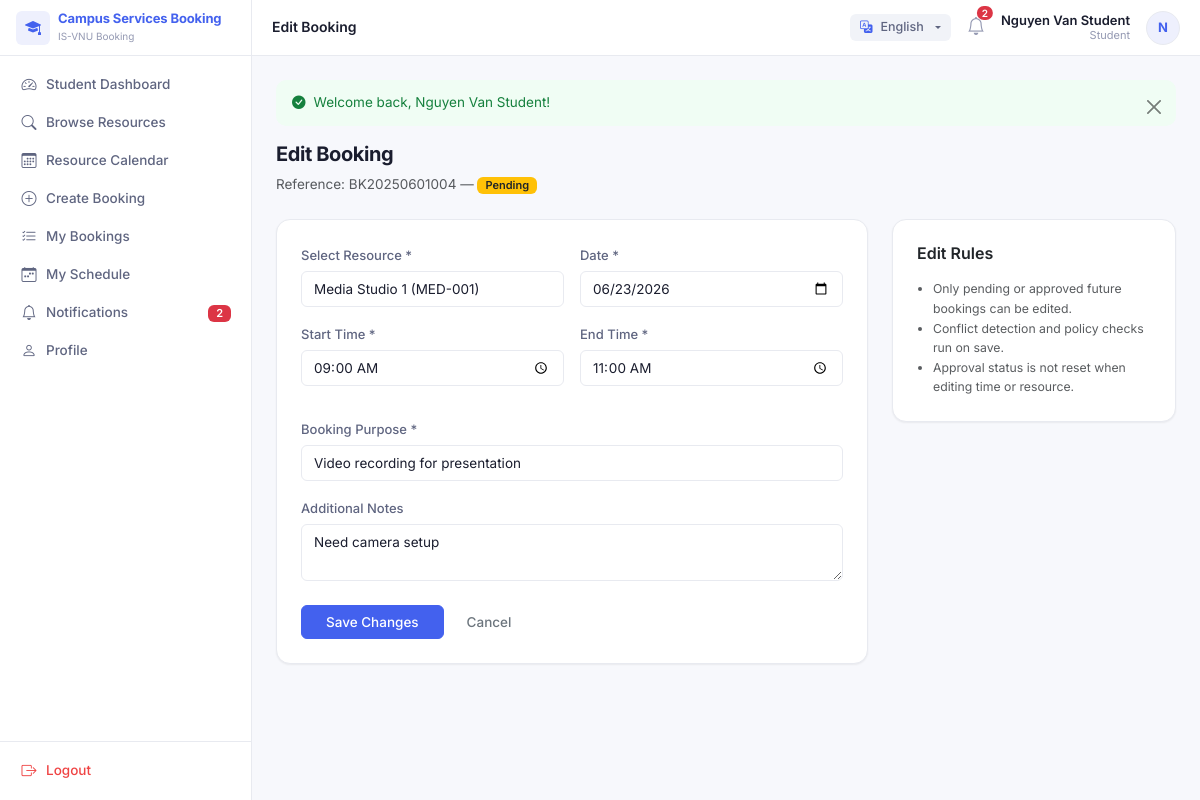
/index.php?page=bookings&action=edit&id=4 (signed in), run on the app's committed database.
### tables this page shows
CREATE TABLE bookings (
  id INT UNSIGNED AUTO_INCREMENT PRIMARY KEY,
  booking_reference VARCHAR(30) NOT NULL UNIQUE,
  user_id INT UNSIGNED NOT NULL,
  resource_id INT UNSIGNED NOT NULL,
  start_datetime DATETIME NOT NULL,
  end_datetime DATETIME NOT NULL,
  purpose VARCHAR(255) NOT NULL,
  additional_notes TEXT,
  status ENUM('pending','approved','rejected','cancelled','completed','expired') NOT NULL DEFAULT 'pending',
  requires_approval TINYINT(1) NOT NULL DEFAULT 0,
  checked_in TINYINT(1) NOT NULL DEFAULT 0,
  check_in_time DATETIME DEFAULT NULL,
  is_no_show TINYINT(1) NOT NULL DEFAULT 0,
  qr_token VARCHAR(100) DEFAULT NULL UNIQUE,
  created_at TIMESTAMP DEFAULT CURRENT_TIMESTAMP,
  updated_at TIMESTAMP DEFAULT CURRENT_TIMESTAMP ON UPDATE CURRENT_TIMESTAMP,
  FOREIGN KEY (user_id) REFERENCES users(id) ON DELETE RESTRICT,
  FOREIGN KEY (resource_id) REFERENCES resources(id) ON DELETE RESTRICT,
  INDEX idx_bookings_user (user_id),
  INDEX idx_bookings_resource (resource_id),
  INDEX idx_bookings_status (status),
  INDEX idx_bookings_start (start_datetime),
  INDEX idx_bookings_end (end_datetime)
);

CREATE TABLE users (
  id INT UNSIGNED AUTO_INCREMENT PRIMARY KEY,
  department_id INT UNSIGNED DEFAULT NULL,
  full_name VARCHAR(150) NOT NULL,
  username VARCHAR(80) NOT NULL UNIQUE,
  email VARCHAR(150) NOT NULL UNIQUE,
  password_hash VARCHAR(255) NOT NULL,
  phone VARCHAR(20) DEFAULT NULL,
  student_code VARCHAR(30) DEFAULT NULL UNIQUE,
  staff_code VARCHAR(30) DEFAULT NULL UNIQUE,
  avatar VARCHAR(255) DEFAULT NULL,
  status ENUM('active','inactive','suspended') NOT NULL DEFAULT 'active',
  created_at TIMESTAMP DEFAULT CURRENT_TIMESTAMP,
  updated_at TIMESTAMP DEFAULT CURRENT_TIMESTAMP ON UPDATE CURRENT_TIMESTAMP,
  FOREIGN KEY (department_id) REFERENCES departments(id) ON DELETE SET NULL,
  INDEX idx_users_status (status)
);

CREATE TABLE resources (
  id INT UNSIGNED AUTO_INCREMENT PRIMARY KEY,
  category_id INT UNSIGNED NOT NULL,
  resource_code VARCHAR(50) NOT NULL UNIQUE,
  resource_name VARCHAR(150) NOT NULL,
  location VARCHAR(150) NOT NULL,
  capacity INT UNSIGNED DEFAULT 1,
  description TEXT,
  image VARCHAR(255) DEFAULT NULL,
  status ENUM('available','unavailable','maintenance','restricted') NOT NULL DEFAULT 'available',
  created_at TIMESTAMP DEFAULT CURRENT_TIMESTAMP,
  updated_at TIMESTAMP DEFAULT CURRENT_TIMESTAMP ON UPDATE CURRENT_TIMESTAMP,
  FOREIGN KEY (category_id) REFERENCES resource_categories(id) ON DELETE RESTRICT,
  INDEX idx_resources_category (category_id),
  INDEX idx_resources_status (status)
);

### app/views/bookings/edit.php (the view, shortened to what the rows shown need)
<?php
$bookingDate = date('Y-m-d', strtotime($booking['start_datetime']));
$startTime = date('H:i', strtotime($booking['start_datetime']));
$endTime = date('H:i', strtotime($booking['end_datetime']));
?>
<div class="page-header mb-4">
  <h1 class="h3 fw-bold">Edit Booking</h1>
  <p class="text-muted mb-0">Reference: <?= e($booking['booking_reference']) ?> — <?= status_badge($booking['status']) ?></p>
</div>
<div class="row g-4">
  <div class="col-lg-8">
    <form method="POST" action="<?= route_url('bookings', 'update', ['id' => $booking['id']]) ?>" class="card p-4" id="bookingForm">
      <div class="row g-3">
        <div class="col-md-6">
          <label class="form-label fw-medium">Select Resource *</label>
          <select name="resource_id" class="form-select" required>
            <?php foreach ($resources as $r): ?>
              <option value="<?= $r['id'] ?>" <?= (int) $booking['resource_id'] === (int) $r['id'] ? 'selected' : '' ?>>
                <?= e($r['resource_name']) ?> (<?= e($r['resource_code']) ?>)
              </option>
            <?php endforeach; ?>
          </select>
        </div>
        <div class="col-md-6">
          <label class="form-label fw-medium">Date *</label>
          <input type="date" name="booking_date" class="form-control" min="<?= date('Y-m-d') ?>" value="<?= e($bookingDate) ?>" required>
        </div>
        <div class="col-md-6">
          <label class="form-label fw-medium">Start Time *</label>
          <input type="time" name="start_time" class="form-control" value="<?= e($startTime) ?>" required>
        </div>
        <div class="col-md-6">
          <label class="form-label fw-medium">End Time *</label>
          <input type="time" name="end_time" class="form-control" value="<?= e($endTime) ?>" required>
        </div>
        <div class="col-12">
          <label class="form-label fw-medium">Booking Purpose *</label>
          <input name="purpose" class="form-control" value="<?= e($booking['purpose']) ?>" required>
        </div>
        <div class="col-12">
          <label class="form-label fw-medium">Additional Notes</label>
          <textarea name="additional_notes" class="form-control" rows="2"><?= e($booking['additional_notes'] ?? '') ?></textarea>
        </div>
      </div>
    </form>
  </div>
</div>

### app/helpers/functions.php (shortened to what the rows shown need)
<?php
function url(string $path = ''): string
{
    $path = ltrim($path, '/');
    return APP_URL . ($path ? '/' . $path : '');
}
function e(?string $value): string
{
    return htmlspecialchars($value ?? '', ENT_QUOTES, 'UTF-8');
}
function status_badge(string $status, string $type = 'booking'): string
{
    $classes = [
        'booking' => [
            'pending' => 'bg-warning text-dark',
            'approved' => 'bg-success',
            'rejected' => 'bg-danger',
            'cancelled' => 'bg-secondary',
            'completed' => 'bg-primary',
            'expired' => 'bg-dark',
            'checked_in' => 'bg-info text-white',
            'no_show' => 'bg-danger text-white',
        ],
        'resource' => [
            'available' => 'bg-success',
            'unavailable' => 'bg-secondary',
            'maintenance' => 'bg-warning text-dark',
            'restricted' => 'bg-danger',
        ],
    ];
    $map = $classes[$type] ?? $classes['booking'];
    $class = $map[$status] ?? 'bg-secondary';
    $label = ucwords(str_replace('_', ' ', $status));
    return '<span class="badge ' . $class . '">' . e(__($label)) . '</span>';
}
function route_url(string $page, string $action = 'index', array $params = []): string
{
    $query = ['page' => $page];
    if ($action !== 'index') {
        $query['action'] = $action;
    }
    foreach ($params as $k => $v) {
        if ($v !== '' && $v !== null) {
            $query[$k] = $v;
        }
    }
    return url('index.php?' . http_build_query($query));
}
function is_active_nav(string $page, ?string $action = null): bool
{
    $currentPage = $_GET['page'] ?? 'dashboard';
    $currentAction = $_GET['action'] ?? 'index';
    if ($currentPage !== $page) {
        return false;
    }
    return $currentAction === $action;
}
function setting(string $key, $default = null, bool $refresh = false)
{
    static $settings = null;
    if ($settings === null || $refresh) {
        $settings = [];
        try {
            $db = Database::getInstance()->getConnection();
            $stmt = $db->query('SELECT setting_key, setting_value FROM settings');
            while ($row = $stmt->fetch()) {
                $settings[$row['setting_key']] = $row['setting_value'];
            }
        } catch (Throwable $e) {
        }
    }
    return $settings[$key] ?? $default;
}
function __(string $key): string
{
    static $dictionary = null;
    $lang = $_SESSION['lang'] ?? null;
    if ($lang === null) {
        $lang = setting('language_default', 'en');
    }
    if ($dictionary === null || $dictionary['lang'] !== $lang) {
        $file = APP_PATH . "/lang/{$lang}.php";
        if (file_exists($file)) {
            $dictionary = [
                'lang' => $lang,
                'data' => include $file
            ];
        } else {
            $dictionary = [
                'lang' => $lang,
                'data' => []
            ];
        }
    }
    return $dictionary['data'][$key] ?? $key;
}

### app/views/layouts/sidebar.php (shortened to what the rows shown need)
<?php
$role = Auth::primaryRole();
$user = Auth::user();
$unreadNotifications = 0;
if ($user) {
    $unreadNotifications = (new NotificationRepository())->countUnread((int) $user['id']);
}
?>
<nav id="sidebar" class="sidebar">
  <ul class="nav flex-column sidebar-nav" id="sidebarNav">
    <?php
    $groupId = 0;
    $inGroup = false;
    foreach ($navItems as $item):
        if (isset($item['group'])):
            if ($inGroup) echo '</ul></li>';
            $groupId++;
            $gid = 'sidebarGroup' . $groupId;
            $isOpen = 'true';
            $collapseClass = 'show';
            $inGroup = true;
    ?>
        <li class="nav-item sidebar-group-item">
          <a class="sidebar-group-toggle text-decoration-none"
             href="#<?= $gid ?>" data-bs-toggle="collapse" aria-expanded="<?= $isOpen ?>">
            <span class="sidebar-group-label-text"><?= e(__($item['group'])) ?></span>
            <i class="bi bi-chevron-down sidebar-chevron"></i>
          </a>
          <ul class="nav flex-column collapse <?= $collapseClass ?>" id="<?= $gid ?>">
    <?php
        else:
            $active = is_active_nav($item['page'], $item['action']);
    ?>
        <li class="nav-item">
          <a class="nav-link sidebar-link <?= $active ? 'active' : '' ?>" href="<?= route_url($item['page'], $item['action']) ?>">
            <i class="bi <?= e($item['icon']) ?>"></i><?= e(__($item['label'])) ?>
            <?php if ($item['page'] === 'notifications' && $unreadNotifications > 0): ?>
              <span class="badge bg-danger ms-auto"><?= $unreadNotifications ?></span>
            <?php endif; ?>
          </a>
        </li>
    <?php
        endif;
    endforeach;
    ?>
  </ul>
</nav>

### app/views/layouts/topbar.php (shortened to what the rows shown need)
<?php
$user = Auth::user();
$role = Auth::primaryRole();
$unreadNotifications = 0;
if ($user) {
    $unreadNotifications = (new NotificationRepository())->countUnread((int) $user['id']);
}
?>
<header class="topbar">
  <div class="d-flex align-items-center gap-3">
    <div class="dropdown">
      <button class="btn btn-sm btn-light border-0 dropdown-toggle d-flex align-items-center gap-2" type="button" id="langDropdown" data-bs-toggle="dropdown" aria-expanded="false">
      </button>
    </div>
    <a href="<?= route_url('notifications') ?>" class="position-relative text-decoration-none"
       style="color:var(--text-muted)" title="Notifications">
      <i class="bi bi-bell" style="font-size:18px"></i>
      <?php if ($unreadNotifications > 0): ?>
        <span class="position-absolute top-0 start-100 translate-middle badge rounded-pill bg-danger notification-badge">
          <?= $unreadNotifications ?>
        </span>
      <?php endif; ?>
    </a>
    <div class="d-none d-sm-flex flex-column text-end" style="line-height:1.2">
      <span class="fw-semibold" style="font-size:13px"><?= e($user['full_name'] ?? '') ?></span>
      <span style="font-size:11px;color:var(--text-muted)"><?= e(__($role)) ?></span>
    </div>
    <a href="<?= route_url('profile') ?>" class="avatar-circle text-decoration-none overflow-hidden p-0 d-flex align-items-center justify-content-center" title="Profile">
      <?php if (!empty($user['avatar'])): ?>
        <img src="<?= asset('avatars/' . $user['avatar']) ?>" alt="Avatar" style="width: 100%; height: 100%; object-fit: cover;">
      <?php else: ?>
        <?= strtoupper(substr($user['full_name'] ?? 'U', 0, 1)) ?>
      <?php endif; ?>
    </a>
  </div>
</header>

### data on the page
bookings: user "2", user.full_name "Nguyen Van Student", user.full_name "N", booking_reference "BK20250601004", status "Pending", resource_id "Media Studio 1 (MED-001)", booking_date "06/23/2026", start_time "09:00", end_time "11:00", purpose "Video recording for presentation", additional_notes "Need camera setup"

### other printed values
$displayName "Campus Services Booking"
__($item['label']) "Student Dashboard"
__($item['label']) "Browse Resources"
__($item['label']) "Resource Calendar"
__($item['label']) "Create Booking"
__($item['label']) "My Bookings"
__($item['label']) "My Schedule"
__($item['label']) "Notifications"
__($item['label']) "Profile"
__('Logout') "Logout"
__($title ?? '') "Edit Booking"
__($role) "Student"
$msg "Welcome back, Nguyen Van Student!"
